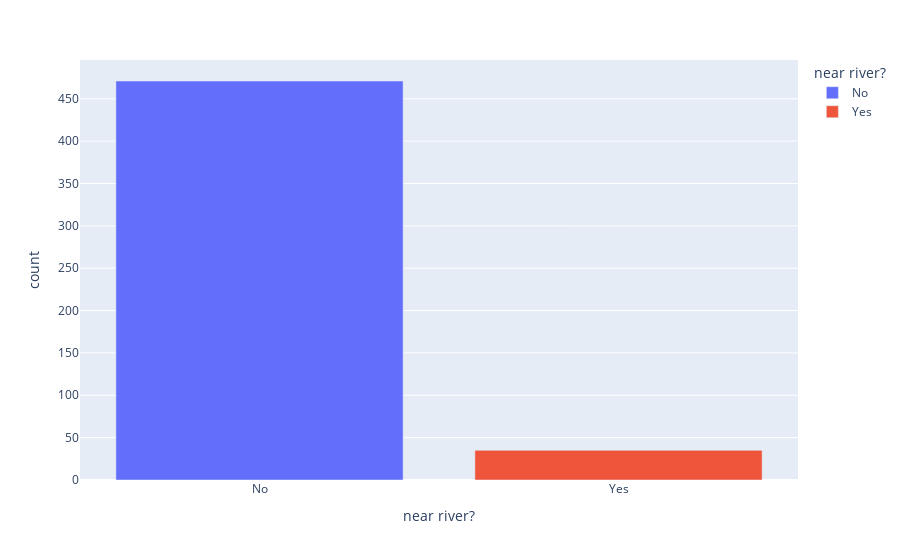

The code cell stored with this chart in its notebook:
### Markdown cell above
#### Next to the River? ⛵️

**Challenge**

Create a bar chart with plotly for CHAS to show many more homes are away from the river versus next to it. The bar chart should look something like this:

<img src=https://i.imgur.com/AHwoQ6l.png height=350>

You can make your life easier by providing a list of values for the x-axis (e.g., `x=['No', 'Yes']`)

### Code cell
river_bound = pd.Series(np.where(data["CHAS"] == 0, "No", "Yes")).value_counts()
px.bar(
    river_bound,
    x=river_bound.index,
    y="count",
    color=river_bound.index,
    labels={"index": "near river?"},
)

### Figure 1 — Plotly figure (JSON) as saved in the notebook; plotly's stock layout.template omitted (floating-point values rounded to 4 significant figures)
{"data": [{"alignmentgroup": "True", "hovertemplate": "near river?=%{x}<br>count=%{y}<extra></extra>", "legendgroup": "No", "marker": {"color": "#636efa", "pattern": {"shape": ""}}, "name": "No", "offsetgroup": "No", "orientation": "v", "showlegend": true, "textposition": "auto", "type": "bar", "x": ["No"], "xaxis": "x", "y": [471], "yaxis": "y"}, {"alignmentgroup": "True", "hovertemplate": "near river?=%{x}<br>count=%{y}<extra></extra>", "legendgroup": "Yes", "marker": {"color": "#EF553B", "pattern": {"shape": ""}}, "name": "Yes", "offsetgroup": "Yes", "orientation": "v", "showlegend": true, "textposition": "auto", "type": "bar", "x": ["Yes"], "xaxis": "x", "y": [35], "yaxis": "y"}], "layout": {"barmode": "relative", "legend": {"title": {"text": "near river?"}, "tracegroupgap": 0}, "margin": {"t": 60}, "xaxis": {"anchor": "y", "categoryarray": ["No", "Yes"], "categoryorder": "array", "domain": [0, 1], "title": {"text": "near river?"}}, "yaxis": {"anchor": "x", "domain": [0, 1], "title": {"text": "count"}}}}
